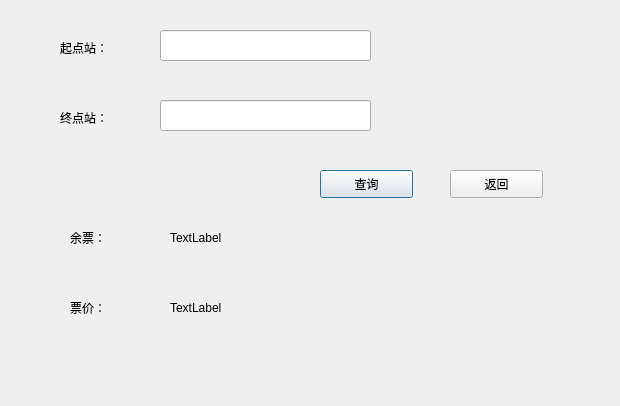
<?xml version="1.0" encoding="UTF-8"?>
<ui version="4.0">
 <class>resttickets</class>
 <widget class="QDialog" name="resttickets">
  <property name="geometry">
   <rect>
    <x>0</x>
    <y>0</y>
    <width>620</width>
    <height>406</height>
   </rect>
  </property>
  <property name="windowTitle">
   <string>Dialog</string>
  </property>
  <widget class="QLabel" name="start">
   <property name="geometry">
    <rect>
     <x>60</x>
     <y>40</y>
     <width>72</width>
     <height>15</height>
    </rect>
   </property>
   <property name="text">
    <string>起点站：</string>
   </property>
  </widget>
  <widget class="QLabel" name="end">
   <property name="geometry">
    <rect>
     <x>60</x>
     <y>110</y>
     <width>72</width>
     <height>15</height>
    </rect>
   </property>
   <property name="text">
    <string>终点站：</string>
   </property>
  </widget>
  <widget class="QLineEdit" name="start_">
   <property name="geometry">
    <rect>
     <x>160</x>
     <y>30</y>
     <width>211</width>
     <height>31</height>
    </rect>
   </property>
  </widget>
  <widget class="QLineEdit" name="end_">
   <property name="geometry">
    <rect>
     <x>160</x>
     <y>100</y>
     <width>211</width>
     <height>31</height>
    </rect>
   </property>
  </widget>
  <widget class="QPushButton" name="search">
   <property name="geometry">
    <rect>
     <x>320</x>
     <y>170</y>
     <width>93</width>
     <height>28</height>
    </rect>
   </property>
   <property name="text">
    <string>查询</string>
   </property>
  </widget>
  <widget class="QPushButton" name="back">
   <property name="geometry">
    <rect>
     <x>450</x>
     <y>170</y>
     <width>93</width>
     <height>28</height>
    </rect>
   </property>
   <property name="text">
    <string>返回</string>
   </property>
  </widget>
  <widget class="QLabel" name="rest">
   <property name="geometry">
    <rect>
     <x>70</x>
     <y>230</y>
     <width>72</width>
     <height>15</height>
    </rect>
   </property>
   <property name="text">
    <string>余票：</string>
   </property>
  </widget>
  <widget class="QLabel" name="price">
   <property name="geometry">
    <rect>
     <x>70</x>
     <y>300</y>
     <width>72</width>
     <height>15</height>
    </rect>
   </property>
   <property name="text">
    <string>票价：</string>
   </property>
  </widget>
  <widget class="QLabel" name="rest_">
   <property name="geometry">
    <rect>
     <x>170</x>
     <y>230</y>
     <width>72</width>
     <height>15</height>
    </rect>
   </property>
   <property name="text">
    <string>TextLabel</string>
   </property>
  </widget>
  <widget class="QLabel" name="price_">
   <property name="geometry">
    <rect>
     <x>170</x>
     <y>300</y>
     <width>72</width>
     <height>15</height>
    </rect>
   </property>
   <property name="text">
    <string>TextLabel</string>
   </property>
  </widget>
 </widget>
 <resources/>
 <connections/>
</ui>
